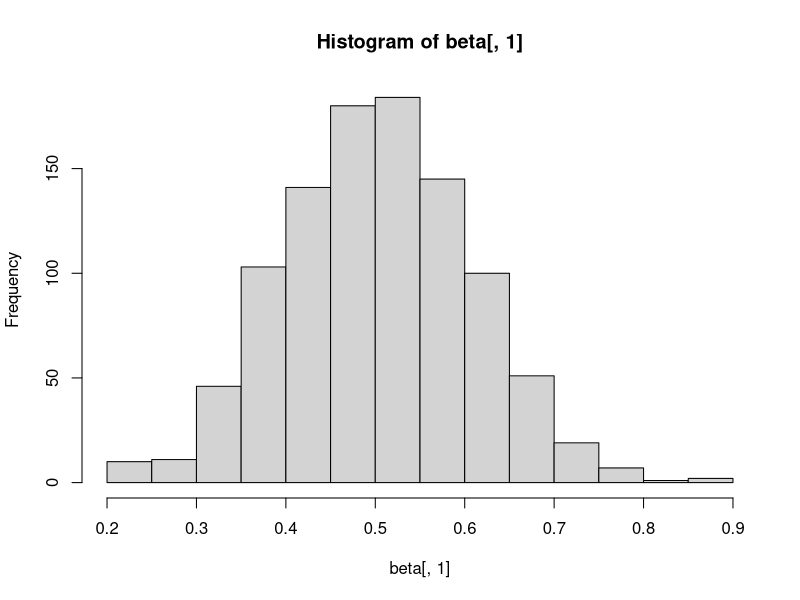
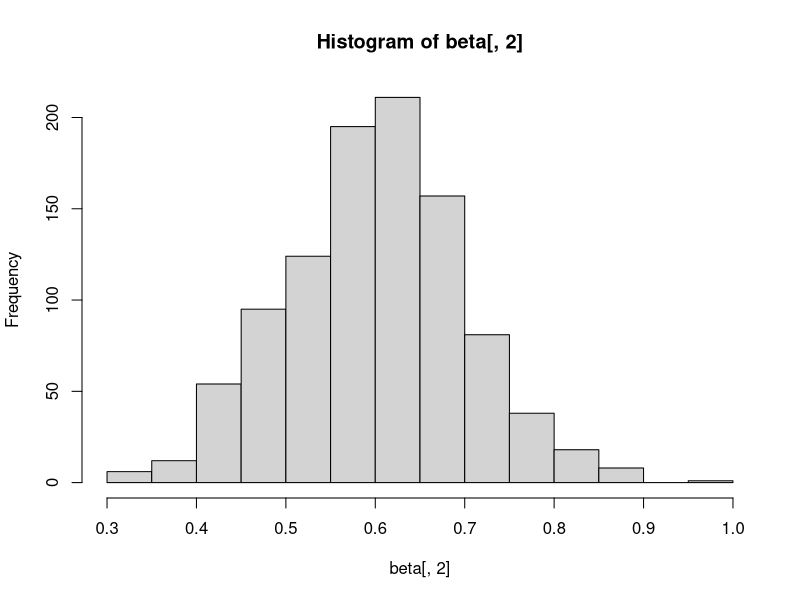
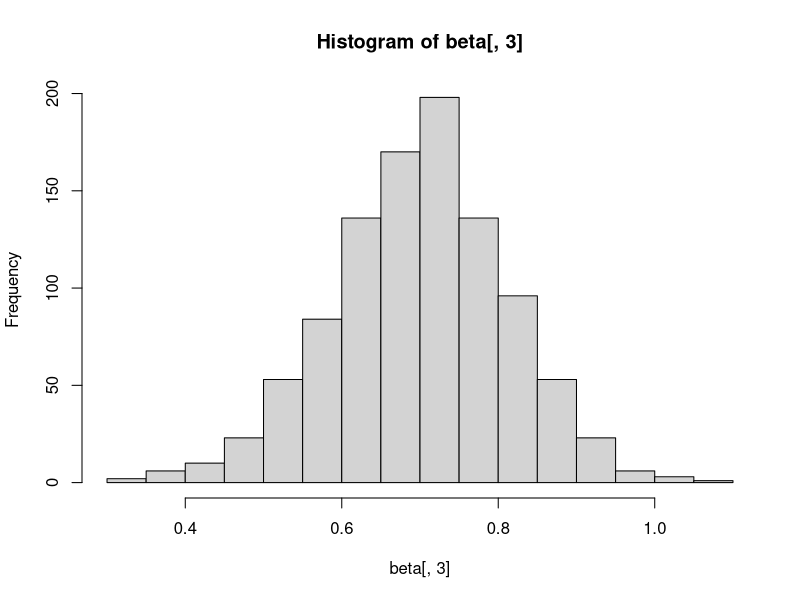
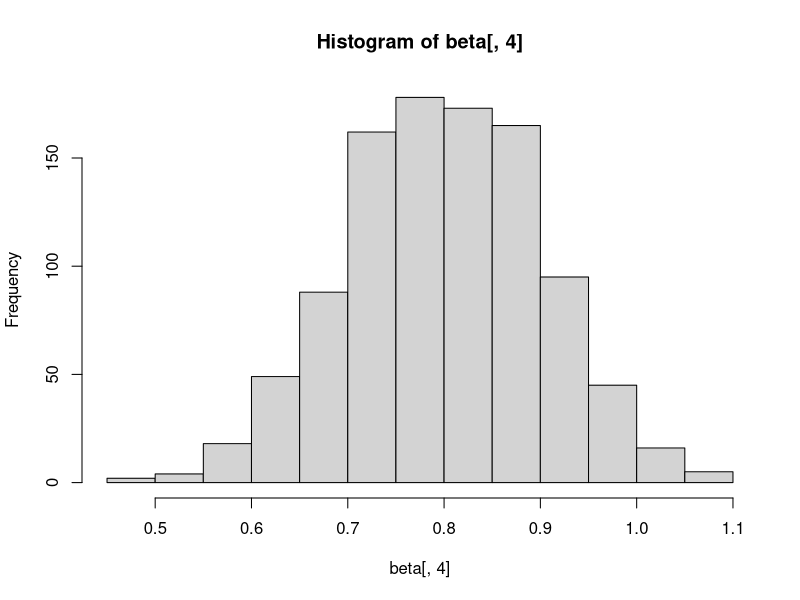

These figures' R source, in order:
setwd("C:/Users/linzh/Desktop/pmd/examples/simulate data")

library(dplyr)
library(tidyr)


dat = read.table(file = 'beta.txt',sep = ',')
beta = matrix(NA,nrow=1000,ncol=4)
j = 1
for(i in 1:nrow(dat)){
  temp = strsplit(dat[i,],' ')[[1]][1]
  if(temp=='[1]')
  {  beta[j,] = as.numeric(strsplit(dat[i,],' ')[[1]][2:5])
    j = j+1
  }
}

hist(beta[,1])
hist(beta[,2])
hist(beta[,3])
hist(beta[,4])
